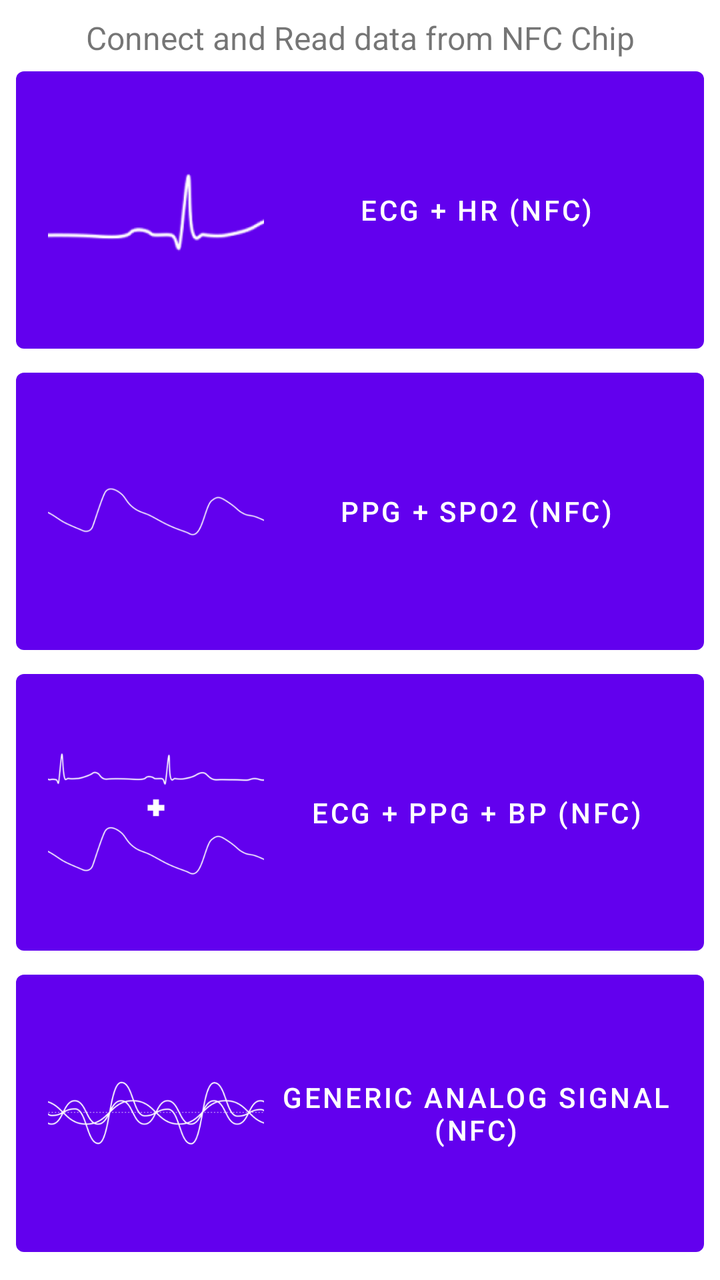
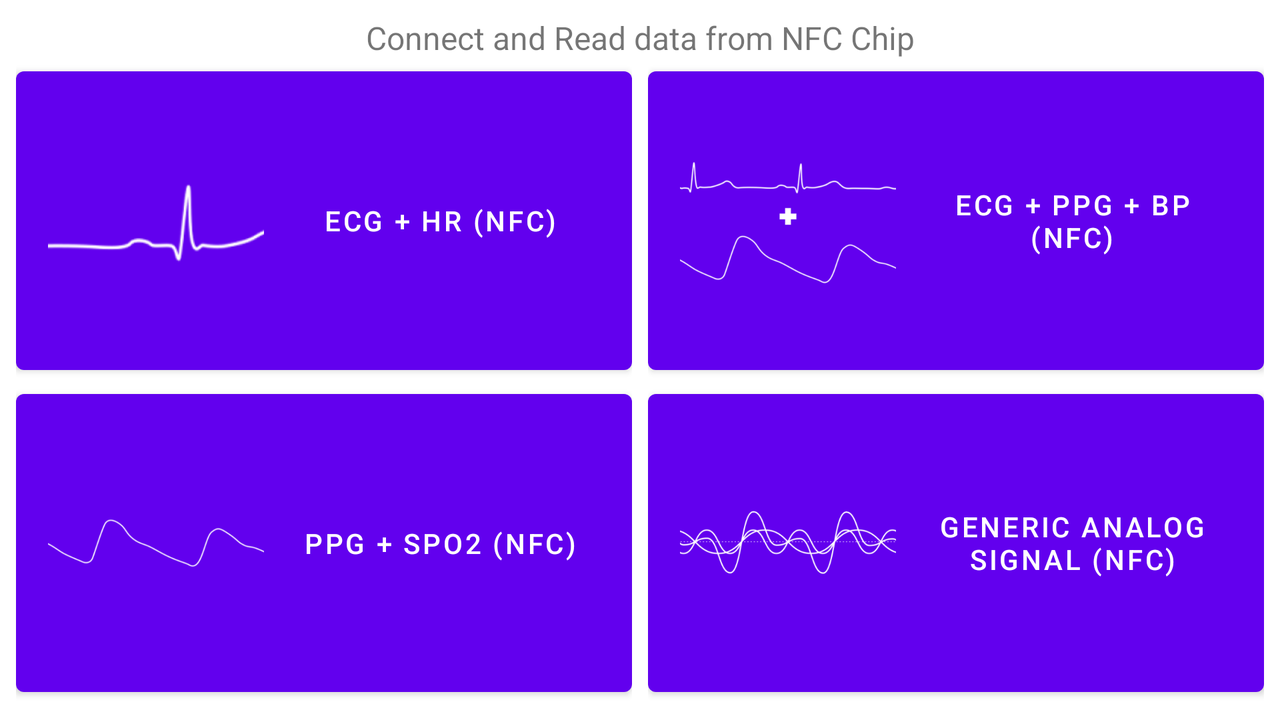

An Android layout and its configuration variant, each rendered on a device that would load it. The default file and the variant file are quoted in full after the pictures.
<!-- AndroidManifest.xml: application theme Theme.IOELSensorApp -->
<!-- res/layout/fragment_main_menu_nfc.xml -->
<?xml version="1.0" encoding="utf-8"?>

<androidx.constraintlayout.widget.ConstraintLayout xmlns:android="http://schemas.android.com/apk/res/android"
    xmlns:app="http://schemas.android.com/apk/res-auto"
    xmlns:tools="http://schemas.android.com/tools"
    android:id="@+id/constraintLayout"
    android:layout_width="match_parent"
    android:layout_height="match_parent"
    tools:context=".ui.main_menu.FragmentNFC">

    <LinearLayout
        android:layout_width="match_parent"
        android:layout_height="match_parent"
        android:layout_marginStart="8dp"
        android:layout_marginTop="8dp"
        android:layout_marginEnd="8dp"
        android:layout_marginBottom="8dp"
        android:orientation="vertical"
        app:layout_constraintBottom_toBottomOf="parent"
        app:layout_constraintEnd_toEndOf="parent"
        app:layout_constraintStart_toStartOf="parent"
        app:layout_constraintTop_toTopOf="parent">

        <TextView
            android:id="@+id/section_label_nfc"
            android:layout_width="match_parent"
            android:layout_height="wrap_content"
            android:layout_marginStart="@dimen/activity_horizontal_margin"
            android:layout_marginTop="@dimen/activity_vertical_margin"
            android:layout_marginEnd="@dimen/activity_horizontal_margin"
            android:layout_marginBottom="@dimen/activity_vertical_margin"
            android:text="Connect and Read data from NFC Chip"
            android:textAlignment="center"
            android:textSize="16sp"
            tools:layout_constraintLeft_creator="1"
            tools:layout_constraintTop_creator="1" />

        <androidx.constraintlayout.widget.ConstraintLayout
            android:layout_width="match_parent"
            android:layout_height="match_parent">

            <Button
                android:id="@+id/button4"
                android:layout_width="match_parent"
                android:layout_height="0dp"
                android:text="ECG + HR (NFC)"
                app:icon="@mipmap/ecg_logo_foreground"
                app:layout_constraintBottom_toTopOf="@+id/button5"
                app:layout_constraintEnd_toEndOf="parent"
                app:layout_constraintStart_toStartOf="parent"
                app:layout_constraintTop_toTopOf="parent" />

            <Button
                android:id="@+id/button5"
                android:layout_width="match_parent"
                android:layout_height="0dp"
                android:text="PPG + SpO2 (NFC)"
                app:icon="@mipmap/ppg_logo_foreground"
                app:layout_constraintBottom_toTopOf="@+id/button6"
                app:layout_constraintEnd_toEndOf="parent"
                app:layout_constraintStart_toStartOf="parent"
                app:layout_constraintTop_toBottomOf="@+id/button4" />

            <Button
                android:id="@+id/button6"
                android:layout_width="match_parent"
                android:layout_height="0dp"
                android:text="ECG + PPG + BP (NFC)"
                app:icon="@mipmap/ecg_ppg_logo_foreground"
                app:layout_constraintBottom_toTopOf="@+id/button8"
                app:layout_constraintEnd_toEndOf="parent"
                app:layout_constraintStart_toStartOf="parent"
                app:layout_constraintTop_toBottomOf="@+id/button5" />

            <Button
                android:id="@+id/button8"
                android:layout_width="match_parent"
                android:layout_height="0dp"
                android:text="Generic Analog Signal (NFC)"
                app:icon="@mipmap/analog_logo_foreground"
                app:layout_constraintBottom_toBottomOf="parent"
                app:layout_constraintEnd_toEndOf="parent"
                app:layout_constraintStart_toStartOf="parent"
                app:layout_constraintTop_toBottomOf="@+id/button6" />
        </androidx.constraintlayout.widget.ConstraintLayout>

    </LinearLayout>

</androidx.constraintlayout.widget.ConstraintLayout>
<!-- resources referenced by this layout -->
<resources>
  <!-- mipmap analog_logo_foreground: png bitmap (mipmap-xxxhdpi, 21172 bytes) -->
  <!-- mipmap ecg_logo_foreground: png bitmap (mipmap-xxxhdpi, 18097 bytes) -->
  <!-- mipmap ecg_ppg_logo_foreground: png bitmap (mipmap-xxxhdpi, 20135 bytes) -->
  <!-- mipmap ppg_logo_foreground: png bitmap (mipmap-xxxhdpi, 11374 bytes) -->
  <style name="Theme.IOELSensorApp" parent="Theme.MaterialComponents.DayNight.DarkActionBar">
          
          <item name="colorPrimary">@color/purple_500</item>
          <item name="colorPrimaryVariant">@color/purple_700</item>
          <item name="colorOnPrimary">@color/white</item>
          
          <item name="colorSecondary">@color/teal_200</item>
          <item name="colorSecondaryVariant">@color/teal_700</item>
          <item name="colorOnSecondary">@color/black</item>
          
          <item name="android:statusBarColor" tools:targetApi="l">?attr/colorPrimaryVariant</item>
          
      </style>
</resources>
<!-- res/layout-land/fragment_main_menu_nfc.xml (the repository's variant of the layout above) -->
<!-- drawn on the phone turned sideways -->
<?xml version="1.0" encoding="utf-8"?>
<androidx.constraintlayout.widget.ConstraintLayout xmlns:android="http://schemas.android.com/apk/res/android"
    xmlns:app="http://schemas.android.com/apk/res-auto"
    xmlns:tools="http://schemas.android.com/tools"
    android:id="@+id/constraintLayout"
    android:layout_width="match_parent"
    android:layout_height="match_parent"
    tools:context=".ui.main_menu.FragmentNFC">

    <LinearLayout
        android:layout_width="match_parent"
        android:layout_height="match_parent"
        android:layout_marginStart="8dp"
        android:layout_marginTop="8dp"
        android:layout_marginEnd="8dp"
        android:layout_marginBottom="8dp"
        android:orientation="vertical"
        app:layout_constraintBottom_toBottomOf="parent"
        app:layout_constraintEnd_toEndOf="parent"
        app:layout_constraintStart_toStartOf="parent"
        app:layout_constraintTop_toTopOf="parent">

        <TextView
            android:id="@+id/section_label_nfc"
            android:layout_width="match_parent"
            android:layout_height="wrap_content"
            android:layout_marginStart="@dimen/activity_horizontal_margin"
            android:layout_marginTop="@dimen/activity_vertical_margin"
            android:layout_marginEnd="@dimen/activity_horizontal_margin"
            android:layout_marginBottom="@dimen/activity_vertical_margin"
            android:text="Connect and Read data from NFC Chip"
            android:textAlignment="center"
            android:textSize="16sp"
            tools:layout_constraintLeft_creator="1"
            tools:layout_constraintTop_creator="1" />

        <LinearLayout
            android:layout_width="match_parent"
            android:layout_height="match_parent"
            android:gravity="center"
            android:orientation="horizontal">

            <androidx.constraintlayout.widget.ConstraintLayout
                android:layout_width="match_parent"
                android:layout_height="match_parent">

                <LinearLayout
                    android:id="@+id/lin"
                    android:layout_width="0dp"
                    android:layout_height="match_parent"
                    android:layout_marginEnd="4dp"
                    android:orientation="vertical"
                    app:layout_constraintBottom_toBottomOf="parent"
                    app:layout_constraintEnd_toStartOf="@+id/linearLayout5"
                    app:layout_constraintStart_toStartOf="parent"
                    app:layout_constraintTop_toTopOf="parent">

                    <androidx.constraintlayout.widget.ConstraintLayout
                        android:layout_width="match_parent"
                        android:layout_height="match_parent">

                        <Button
                            android:id="@+id/button4"
                            android:layout_width="0dp"
                            android:layout_height="0dp"
                            android:text="ECG + HR (NFC)"
                            app:icon="@mipmap/ecg_logo_foreground"
                            app:layout_constraintBottom_toTopOf="@+id/button5"
                            app:layout_constraintEnd_toEndOf="parent"
                            app:layout_constraintStart_toStartOf="parent"
                            app:layout_constraintTop_toTopOf="parent" />

                        <Button
                            android:id="@+id/button5"
                            android:layout_width="0dp"
                            android:layout_height="0dp"
                            android:text="PPG + SpO2 (NFC)"
                            app:icon="@mipmap/ppg_logo_foreground"
                            app:layout_constraintBottom_toBottomOf="parent"
                            app:layout_constraintEnd_toEndOf="parent"
                            app:layout_constraintStart_toStartOf="parent"
                            app:layout_constraintTop_toBottomOf="@+id/button4" />
                    </androidx.constraintlayout.widget.ConstraintLayout>
                </LinearLayout>

                <LinearLayout
                    android:id="@+id/linearLayout5"
                    android:layout_width="0dp"
                    android:layout_height="match_parent"
                    android:layout_marginStart="4dp"
                    android:orientation="vertical"
                    app:layout_constraintBottom_toBottomOf="parent"
                    app:layout_constraintEnd_toEndOf="parent"
                    app:layout_constraintStart_toEndOf="@+id/lin"
                    app:layout_constraintTop_toTopOf="parent">

                    <androidx.constraintlayout.widget.ConstraintLayout
                        android:layout_width="match_parent"
                        android:layout_height="match_parent">

                        <Button
                            android:id="@+id/button6"
                            android:layout_width="0dp"
                            android:layout_height="0dp"
                            android:text="ECG + PPG + BP (NFC)"
                            app:icon="@mipmap/ecg_ppg_logo_foreground"
                            app:layout_constraintBottom_toTopOf="@id/button8"
                            app:layout_constraintEnd_toEndOf="parent"
                            app:layout_constraintStart_toStartOf="parent"
                            app:layout_constraintTop_toTopOf="parent" />

                        <Button
                            android:id="@+id/button8"
                            android:layout_width="0dp"
                            android:layout_height="0dp"
                            android:text="Generic Analog Signal (NFC)"
                            app:icon="@mipmap/analog_logo_foreground"
                            app:layout_constraintBottom_toBottomOf="parent"
                            app:layout_constraintEnd_toEndOf="parent"
                            app:layout_constraintStart_toStartOf="parent"
                            app:layout_constraintTop_toBottomOf="@+id/button6" />

                    </androidx.constraintlayout.widget.ConstraintLayout>

                </LinearLayout>

            </androidx.constraintlayout.widget.ConstraintLayout>

        </LinearLayout>

    </LinearLayout>

</androidx.constraintlayout.widget.ConstraintLayout>
